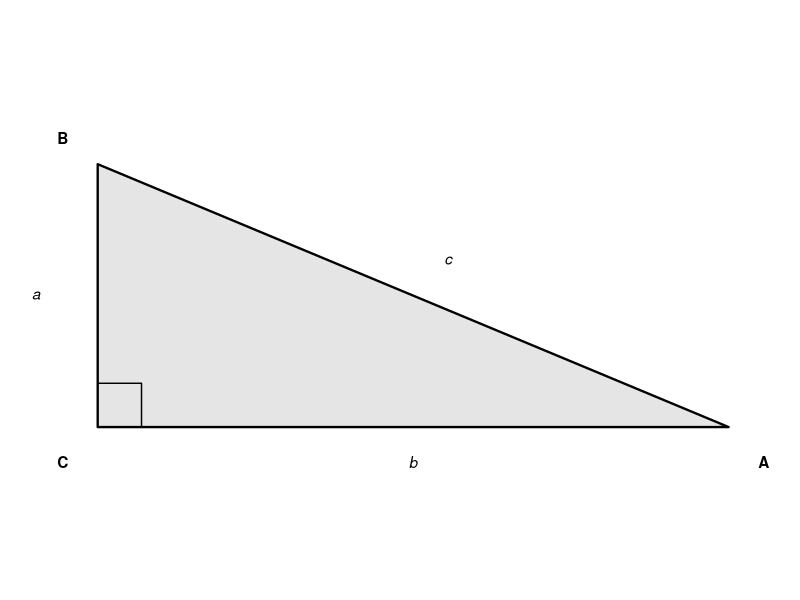
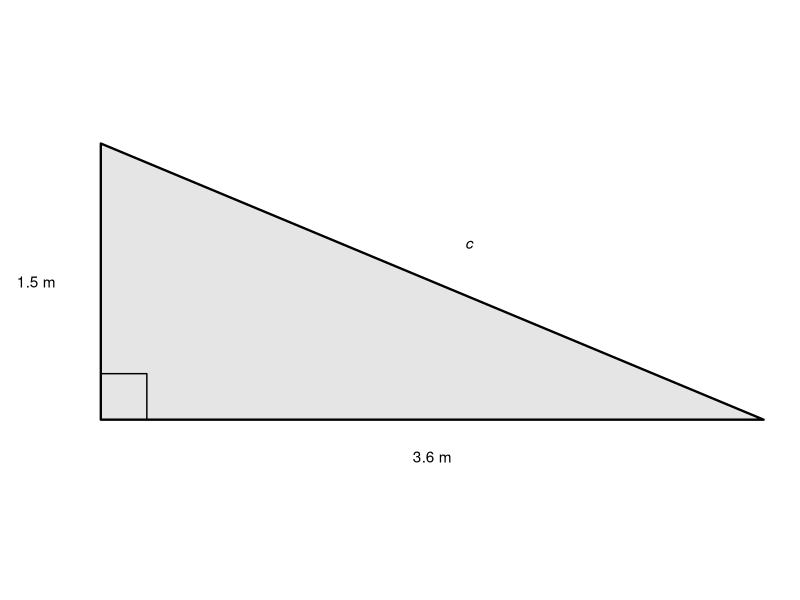
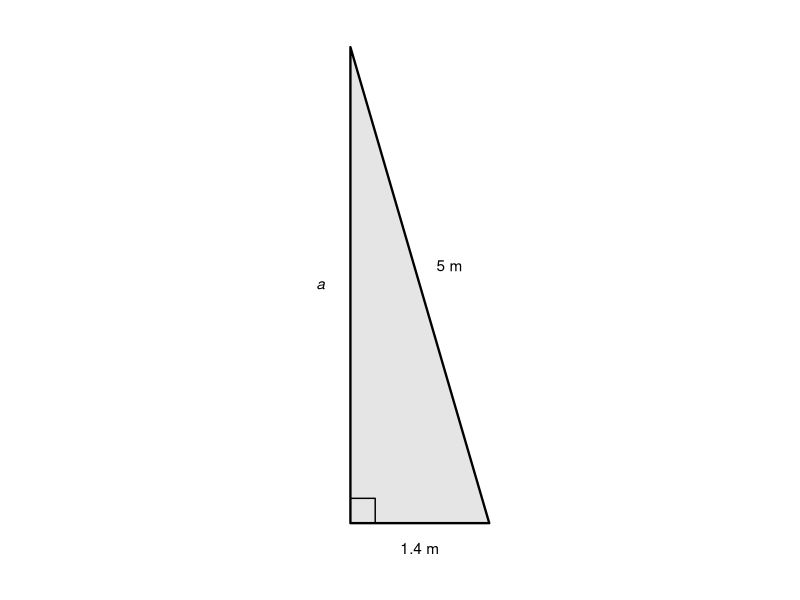
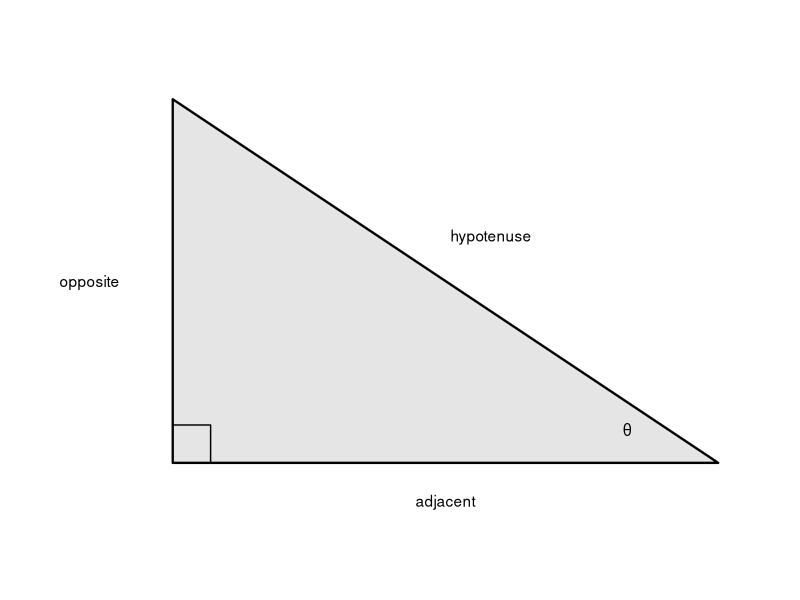
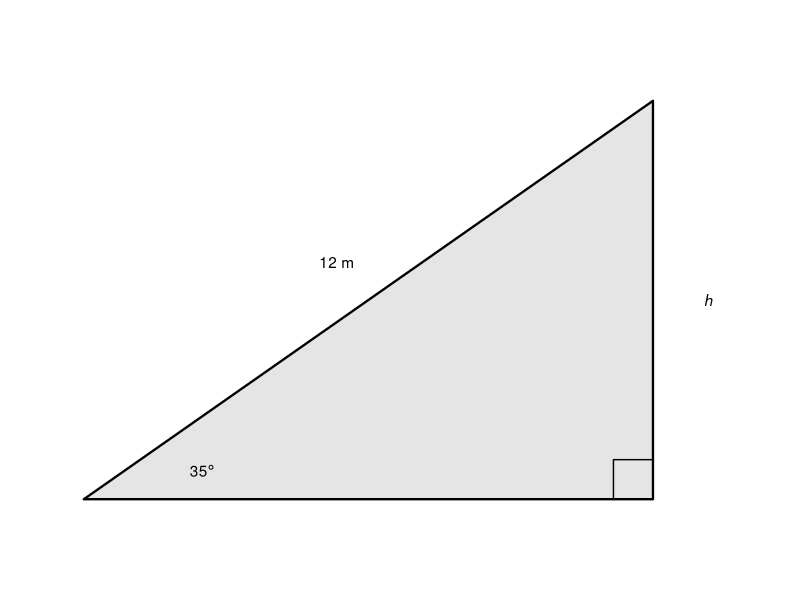
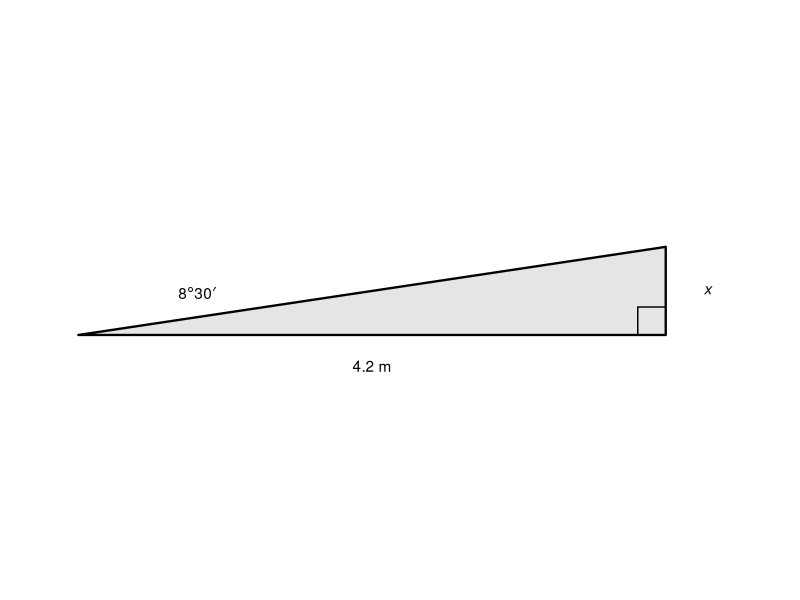
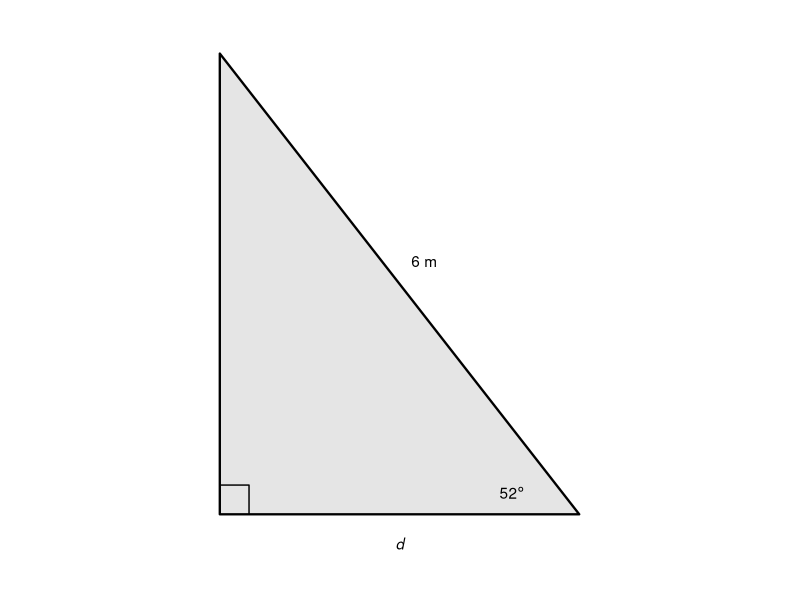

The R source for these figures, in order:
## ---- chunk 1
#| label: setup
#| echo: false
#| warning: false

library(ggplot2)
## ---- chunk 2
#| label: fig-triangle
#| fig-cap: "A right-angled triangle with sides a, b, c and vertices A, B, C."
#| fig-width: 4
#| fig-height: 3
#| echo: false
#| warning: false

tri <- data.frame(
  x = c(0, 3.6, 0),
  y = c(0, 0, 1.5)
)

sq <- 0.25
rightangle <- data.frame(
  x = c(sq, sq, 0),
  y = c(0, sq, sq)
)

ggplot() +
  geom_polygon(data = tri, aes(x, y),
               fill = "grey90", colour = "black", linewidth = 0.8) +
  geom_path(data = rightangle, aes(x, y), colour = "black", linewidth = 0.5) +
  annotate("text", x = 1.8, y = -0.2, label = "italic(b)", parse = TRUE) + 
  annotate("text", x = -0.35, y = 0.75, label = "italic(a)", parse = TRUE) + 
  annotate("text", x = 2.0, y = 0.95, label = "italic(c)", parse = TRUE) + 
  annotate("text", x = -0.2, y = -0.2, label = "C", fontface = "bold") +
  annotate("text", x = 3.8, y = -0.2, label = "A", fontface = "bold") +
  annotate("text", x = -0.2, y = 1.65, label = "B", fontface = "bold") +
  coord_equal() +
  theme_void()
## ---- chunk 3
#| label: fig-ramp
#| fig-cap: "A ramp rising 1.5 m over a horizontal distance of 3.6 m."
#| fig-width: 4
#| fig-height: 3
#| echo: false
#| warning: false

tri <- data.frame(
  x = c(0, 3.6, 0),
  y = c(0, 0, 1.5)
)

sq <- 0.25
rightangle <- data.frame(
  x = c(sq, sq, 0),
  y = c(0, sq, sq)
)

ggplot() +
  geom_polygon(data = tri, aes(x, y),
               fill = "grey90", colour = "black", linewidth = 0.8) +
  geom_path(data = rightangle, aes(x, y), colour = "black", linewidth = 0.5) +
  annotate("text", x = 1.8, y = -0.2, label = "3.6 m") +
  annotate("text", x = -0.35, y = 0.75, label = "1.5 m") +
  annotate("text", x = 2.0, y = 0.95, label = "italic(c)", parse = TRUE) +
  coord_equal() +
  theme_void()
## ---- chunk 4
#| label: fig-ladder
#| fig-cap: "A 5 m ladder with its base 1.4 m from the wall."
#| fig-width: 3
#| fig-height: 4
#| echo: false
#| warning: false

library(ggplot2)

tri <- data.frame(
  x = c(0, 1.4, 0),
  y = c(0, 0, 4.8)
)

sq <- 0.25
rightangle <- data.frame(
  x = c(sq, sq, 0),
  y = c(0, sq, sq)
)

ggplot() +
  geom_polygon(data = tri, aes(x, y),
               fill = "grey90", colour = "black", linewidth = 0.8) +
  geom_path(data = rightangle, aes(x, y), colour = "black", linewidth = 0.5) +
  annotate("text", x = 0.7, y = -0.25, label = "1.4 m") +
  annotate("text", x = -0.3, y = 2.4, label = "italic(a)", parse = TRUE) +
  annotate("text", x = 1.0, y = 2.6, label = "5 m") +
  coord_equal(clip = "off") +
  expand_limits(x = c(-0.6, 1.6), y = c(-0.5, 5)) +
  theme_void()
## ---- chunk 5
#| label: fig-labelled-sides
#| fig-cap: "The three sides named relative to the angle θ."
#| fig-width: 4
#| fig-height: 3
#| echo: false
#| warning: false

library(ggplot2)

tri <- data.frame(
  x = c(0, 3.6, 0),
  y = c(0, 0, 2.4)
)

sq <- 0.25
rightangle <- data.frame(
  x = c(sq, sq, 0),
  y = c(0, sq, sq)
)

ggplot() +
  geom_polygon(data = tri, aes(x, y),
               fill = "grey90", colour = "black", linewidth = 0.8) +
  geom_path(data = rightangle, aes(x, y), colour = "black", linewidth = 0.5) +
  annotate("text", x = 1.8, y = -0.25, label = "adjacent") +
  annotate("text", x = -0.55, y = 1.2, label = "opposite") +
  annotate("text", x = 2.1, y = 1.5, label = "hypotenuse") +
  annotate("text", x = 3.0, y = 0.22, label = "theta", parse = TRUE) +
  coord_equal(clip = "off") +
  expand_limits(x = c(-0.9, 3.9)) +
  theme_void()
## ---- chunk 6
#| label: fig-wire
#| fig-cap: "A 12 m wire making an angle of 35° with the ground."
#| fig-width: 4
#| fig-height: 3
#| echo: false
#| warning: false

library(ggplot2)

tri <- data.frame(
  x = c(0, 3.6, 3.6),
  y = c(0, 0, 2.52)
)

sq <- 0.25
rightangle <- data.frame(
  x = c(3.6 - sq, 3.6 - sq, 3.6),
  y = c(0, sq, sq)
)

ggplot() +
  geom_polygon(data = tri, aes(x, y),
               fill = "grey90", colour = "black", linewidth = 0.8) +
  geom_path(data = rightangle, aes(x, y), colour = "black", linewidth = 0.5) +
  annotate("text", x = 1.6, y = 1.5, label = "12 m") +
  annotate("text", x = 3.95, y = 1.26, label = "italic(h)", parse = TRUE) +
  annotate("text", x = 0.75, y = 0.18, label = "35*degree", parse = TRUE) +
  coord_equal(clip = "off") +
  expand_limits(x = c(-0.3, 4.3)) +
  theme_void()
## ---- chunk 7
#| label: fig-ramp-trig
#| fig-cap: "A ramp making an angle of 8°30′ with the horizontal over 4.2 m."
#| fig-width: 4
#| fig-height: 2.6
#| echo: false
#| warning: false

library(ggplot2)

tri <- data.frame(
  x = c(0, 4.2, 4.2),
  y = c(0, 0, 0.63)
)

sq <- 0.2
rightangle <- data.frame(
  x = c(4.2 - sq, 4.2 - sq, 4.2),
  y = c(0, sq, sq)
)

ggplot() +
  geom_polygon(data = tri, aes(x, y),
               fill = "grey90", colour = "black", linewidth = 0.8) +
  geom_path(data = rightangle, aes(x, y), colour = "black", linewidth = 0.5) +
  annotate("text", x = 2.1, y = -0.22, label = "4.2 m") +
  annotate("text", x = 4.5, y = 0.32, label = "italic(x)", parse = TRUE) +
  annotate("text", x = 0.85, y = 0.3, label = "8*degree*30*minute", parse = TRUE) +
  coord_equal(clip = "off") +
  expand_limits(x = c(-0.3, 4.9), y = c(-0.4, 0.9)) +
  theme_void()
## ---- chunk 8
#| label: fig-guyrope
#| fig-cap: "A 6 m guy rope making an angle of 52° with the ground."
#| fig-width: 4
#| fig-height: 3
#| echo: false
#| warning: false

library(ggplot2)

# right angle at the base of the pole (origin)
# adjacent (ground) = 6*cos(52°) ≈ 3.69, opposite (pole) = 6*sin(52°) ≈ 4.73
tri <- data.frame(
  x = c(0, 3.69, 0),
  y = c(0, 0, 4.73)
)

sq <- 0.3
rightangle <- data.frame(
  x = c(sq, sq, 0),
  y = c(0, sq, sq)
)

ggplot() +
  geom_polygon(data = tri, aes(x, y),
               fill = "grey90", colour = "black", linewidth = 0.8) +
  geom_path(data = rightangle, aes(x, y), colour = "black", linewidth = 0.5) +
  annotate("text", x = 1.85, y = -0.3, label = "italic(d)", parse = TRUE) +
  annotate("text", x = 2.1, y = 2.6, label = "6 m") +
  annotate("text", x = 3, y = 0.22, label = "52*degree", parse = TRUE) +
  coord_equal(clip = "off") +
  expand_limits(x = c(-0.4, 4.1), y = c(-0.6, 5)) +
  theme_void()
